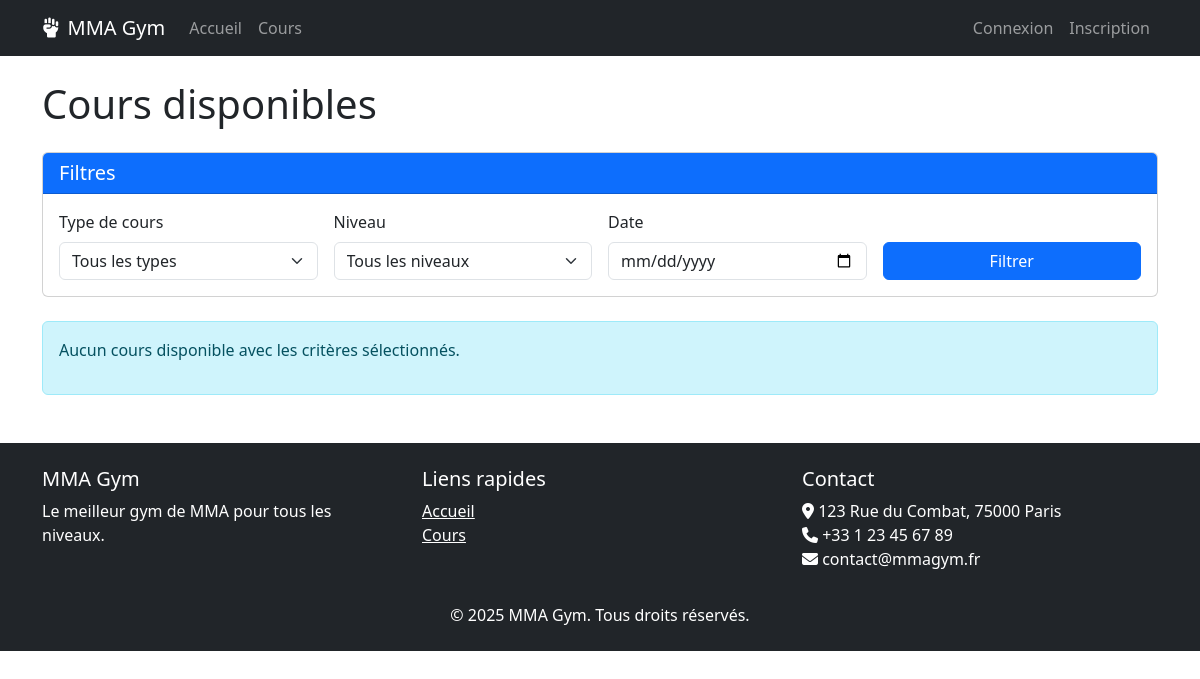
The app's page /courses/, older data.
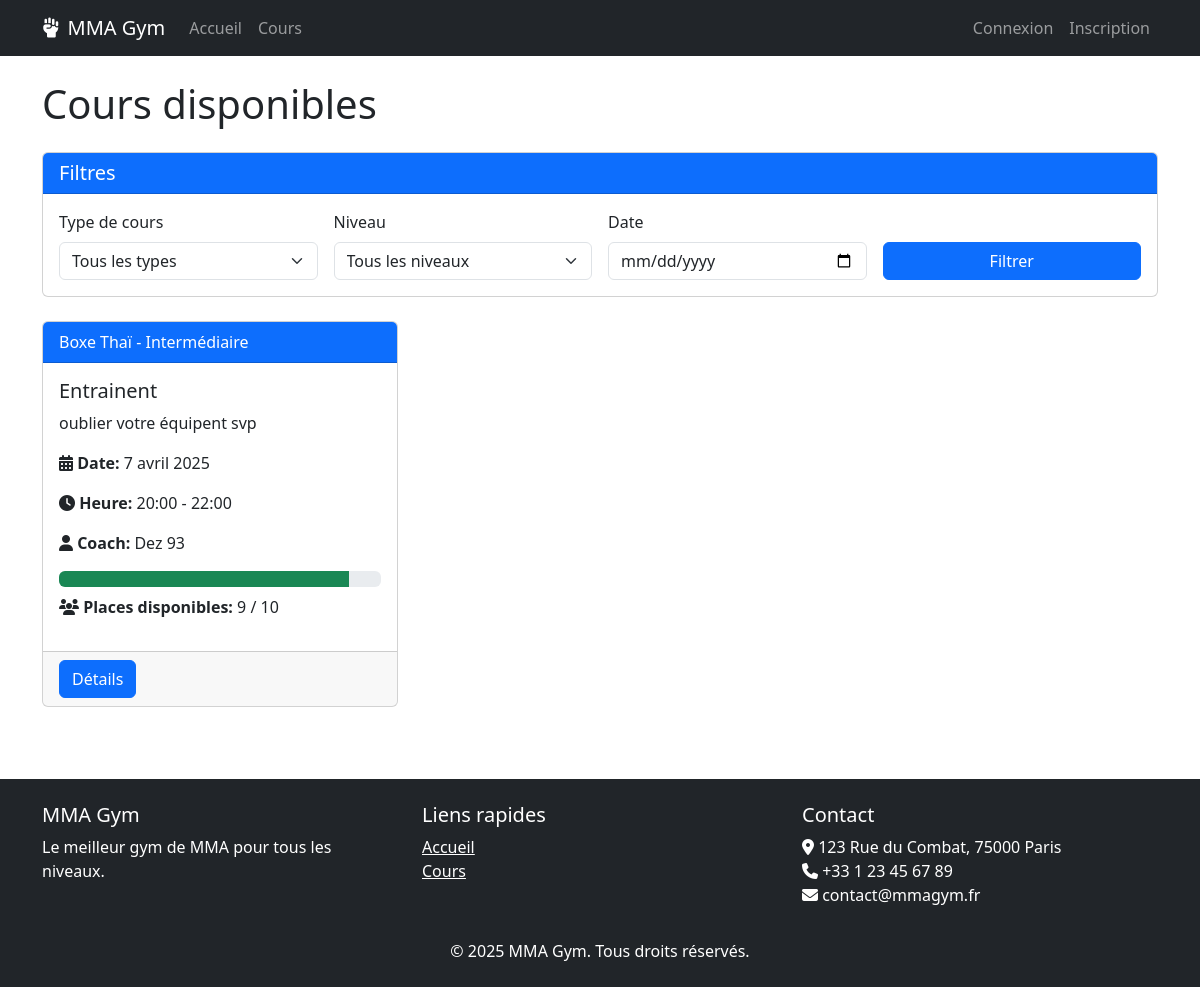
The same page, newer data.
### gym/models.py (models this page shows, shortened)
class Course(models.Model):
    COURSE_TYPES = [
        ('boxing', 'Boxe'),
        ('bjj', 'Jiu-Jitsu Brésilien'),
        ('wrestling', 'Lutte'),
        ('mma', 'MMA'),
        ('thai', 'Boxe Thaï'),
        ('conditioning', 'Préparation Physique'),
    ]
    LEVELS = [
        ('beginner', 'Débutant'),
        ('intermediate', 'Intermédiaire'),
        ('advanced', 'Avancé'),
        ('all', 'Tous niveaux'),
    ]
    title = models.CharField(max_length=100)
    description = models.TextField()
    coach = models.ForeignKey(User, on_delete=models.CASCADE, related_name='courses')
    course_type = models.CharField(max_length=20, choices=COURSE_TYPES)
    level = models.CharField(max_length=20, choices=LEVELS)
    date = models.DateField()
    start_time = models.TimeField()
    end_time = models.TimeField()
    max_participants = models.PositiveIntegerField(default=20)
    def get_available_spots(self):
        return self.max_participants - self.reservations.count()

### gym/views.py (the view)
# urls.py: path('courses/', views.CourseListView.as_view(), name='course_list'),
class CourseListView(ListView):
    model = Course
    template_name = 'gym/course_list.html'
    context_object_name = 'courses'
    def get_queryset(self):
        queryset = Course.objects.filter(date__gte=timezone.now().date()).order_by('date', 'start_time')
        course_type = self.request.GET.get('type')
        if course_type:
            queryset = queryset.filter(course_type=course_type)
        level = self.request.GET.get('level')
        if level:
            queryset = queryset.filter(level=level)
        date = self.request.GET.get('date')
        if date:
            queryset = queryset.filter(date=date)
        return queryset
    def get_context_data(self, **kwargs):
        context = super().get_context_data(**kwargs)
        context['course_types'] = Course.COURSE_TYPES
        context['levels'] = Course.LEVELS
        return context

### templates/gym/course_list.html (shortened to what this page needs)
{% extends 'base.html' %}
{% block content %}
<h1 class="mb-4">Cours disponibles</h1>
<div class="card mb-4">
    <div class="card-header bg-primary text-white">
        <h5 class="mb-0">Filtres</h5>
    </div>
    <div class="card-body">
        <form method="get" class="row g-3">
            <div class="col-md-3">
                <label for="type" class="form-label">Type de cours</label>
                <select name="type" id="type" class="form-select">
                    <option value="">Tous les types</option>
                </select>
            </div>
            <div class="col-md-3">
                <label for="level" class="form-label">Niveau</label>
                <select name="level" id="level" class="form-select">
                    <option value="">Tous les niveaux</option>
                </select>
            </div>
            <div class="col-md-3">
                <label for="date" class="form-label">Date</label>
                <input type="date" name="date" id="date" class="form-control" value="{{ request.GET.date|default:'' }}">
            </div>
            <div class="col-md-3">
                <label class="form-label">&nbsp;</label>
                <div>
                    <button type="submit" class="btn btn-primary w-100">Filtrer</button>
                </div>
            </div>
        </form>
    </div>
</div>
{% if courses %}
    <div class="row">
        {% for course in courses %}
        <div class="col-md-4 mb-4">
            <div class="card h-100">
                <div class="card-header bg-primary text-white">
                    {{ course.get_course_type_display }} - {{ course.get_level_display }}
                </div>
                <div class="card-body">
                    <h5 class="card-title">{{ course.title }}</h5>
                    <p class="card-text">{{ course.description|truncatewords:20 }}</p>
                    <p><i class="fas fa-calendar-alt"></i> <strong>Date:</strong> {{ course.date }}</p>
                    <p><i class="fas fa-clock"></i> <strong>Heure:</strong> {{ course.start_time }} - {{ course.end_time }}</p>
                    <p><i class="fas fa-user"></i> <strong>Coach:</strong> {{ course.coach.get_full_name }}</p>
                    <div class="progress mb-2">
                        {% with available=course.get_available_spots total=course.max_participants %}
                        {% with percentage=available|floatformat:0|safe|default:"0" %}
                        {% with percentage_int=percentage|floatformat:0|safe|default:"0" %}
                        <div class="progress-bar {% if percentage < 25 %}bg-danger{% elif percentage < 50 %}bg-warning{% else %}bg-success{% endif %}"
                            role="progressbar" style="width: {% widthratio available total 100 %}%"
                            aria-valuenow="{% widthratio available total 100 %}" aria-valuemin="0" aria-valuemax="100">
                        </div>
                        {% endwith %}
                        {% endwith %}
                        {% endwith %}
                    </div>
                    <p><i class="fas fa-users"></i> <strong>Places disponibles:</strong> {{ course.get_available_spots }} / {{ course.max_participants }}</p>
                </div>
                <div class="card-footer">
                    <a href="{% url 'course_detail' course.id %}" class="btn btn-primary">Détails</a>
                </div>
            </div>
        </div>
        {% endfor %}
    </div>
{% else %}
    <div class="alert alert-info">
        <p>Aucun cours disponible avec les critères sélectionnés.</p>
    </div>
{% endif %}
{% endblock %}

Row changes from the older to the newer data that the page shows:
now on this page (row edited): Course: course_type "Boxe Thaï", level "Intermédiaire", title "Entrainent", description "oublier votre équipent svp", date "7 avril 2025", start_time "20:00", end_time "22:00", coach.get_full_name "Dez 93", get_available_spots "9", max_participants "10"
Text that changed along with them:
text no longer shown: "Aucun cours disponible avec les critères sélectionnés."
